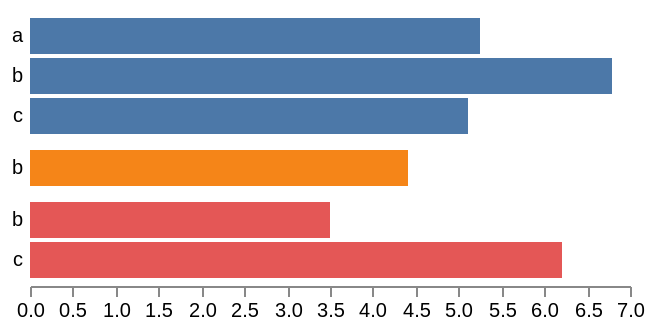

Write a Vega-Lite specification for this figure.
### Vega specification from a JSON file in a GitHub repository (floating-point values rounded to 4 significant figures)
{"$schema": "https://vega.github.io/schema/vega/v5.json", "width": 300, "padding": 5, "autosize": "pad", "signals": [{"name": "rangeStep", "value": 20, "bind": {"input": "range", "min": 5, "max": 50, "step": 1}}, {"name": "innerPadding", "value": 0.1, "bind": {"input": "range", "min": 0, "max": 0.7, "step": 0.01}}, {"name": "outerPadding", "value": 0.2, "bind": {"input": "range", "min": 0, "max": 0.4, "step": 0.01}}, {"name": "height", "update": "trellisExtent[1]"}], "data": [{"name": "tuples", "values": [{"a": 0, "b": "a", "c": 6.3}, {"a": 0, "b": "a", "c": 4.2}, {"a": 0, "b": "b", "c": 6.8}, {"a": 0, "b": "c", "c": 5.1}, {"a": 1, "b": "b", "c": 4.4}, {"a": 2, "b": "b", "c": 3.5}, {"a": 2, "b": "c", "c": 6.2}], "transform": [{"type": "aggregate", "groupby": ["a", "b"], "fields": ["c"], "ops": ["average"], "as": ["c"]}]}, {"name": "trellis", "source": "tuples", "transform": [{"type": "aggregate", "groupby": ["a"]}, {"type": "formula", "as": "span", "expr": "rangeStep * bandspace(datum.count, innerPadding, outerPadding)"}, {"type": "stack", "field": "span"}, {"type": "extent", "field": "y1", "signal": "trellisExtent"}]}], "scales": [{"name": "xscale", "domain": {"data": "tuples", "field": "c"}, "nice": true, "zero": true, "round": true, "range": "width"}, {"name": "color", "type": "ordinal", "range": "category", "domain": {"data": "trellis", "field": "a"}}], "axes": [{"orient": "bottom", "scale": "xscale", "domain": true}], "marks": [{"type": "group", "from": {"data": "trellis", "facet": {"name": "faceted_tuples", "data": "tuples", "groupby": "a"}}, "encode": {"enter": {"x": {"value": 0}, "width": {"signal": "width"}}, "update": {"y": {"field": "y0"}, "y2": {"field": "y1"}}}, "scales": [{"name": "yscale", "type": "band", "paddingInner": {"signal": "innerPadding"}, "paddingOuter": {"signal": "outerPadding"}, "round": true, "domain": {"data": "faceted_tuples", "field": "b"}, "range": {"step": {"signal": "rangeStep"}}}], "axes": [{"orient": "left", "scale": "yscale", "ticks": false, "domain": false, "labelPadding": 4}], "marks": [{"type": "rect", "from": {"data": "faceted_tuples"}, "encode": {"enter": {"x": {"value": 0}, "x2": {"scale": "xscale", "field": "c"}, "fill": {"scale": "color", "field": "a"}, "strokeWidth": {"value": 2}}, "update": {"y": {"scale": "yscale", "field": "b"}, "height": {"scale": "yscale", "band": 1}, "stroke": {"value": null}, "zindex": {"value": 0}}, "hover": {"stroke": {"value": "firebrick"}, "zindex": {"value": 1}}}}]}]}
